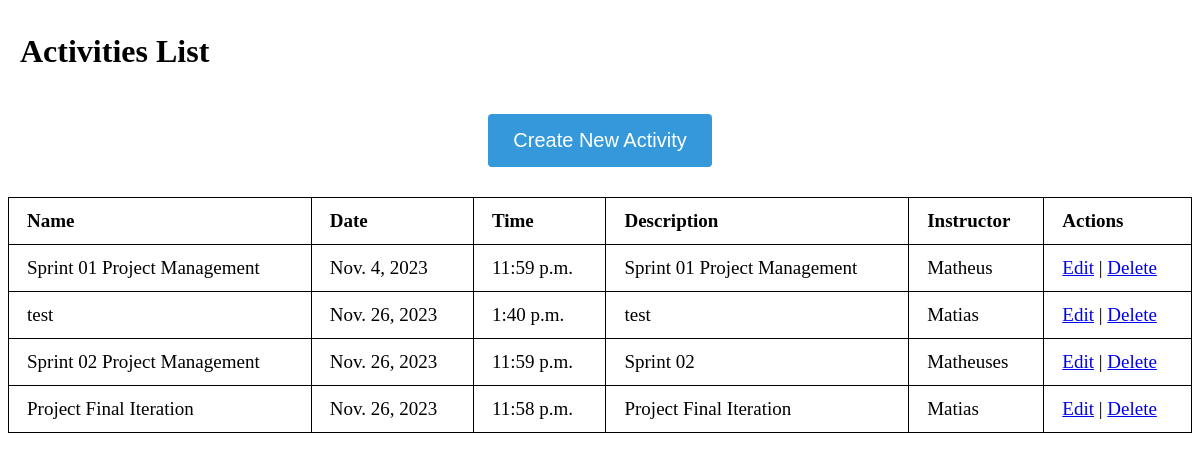
The app's page /view-activities/ (signed in) with its own data.
### mainApp/models.py (models this page shows, shortened)
class Activity(models.Model):
    name = models.CharField(max_length=200, verbose_name=_("Activity Name"))
    date = models.DateField(verbose_name=_("Date"))
    time = models.TimeField(verbose_name=_("Time"))
    description = models.TextField(verbose_name=_("Description"), blank=True)
    MATHEUS = 'Matheus'
    MATIAS = 'Matias'
    MATHEUSES = 'Matheuses'
    INSTRUCTOR_CHOICES = [
        (MATHEUS, _('Matheus')),
        (MATIAS, _('Matias')),
        (MATHEUSES, _('Matheuses')),
    ]
    instructor = models.CharField(
        max_length=15,
        choices=INSTRUCTOR_CHOICES,
        default=MATHEUS,
        verbose_name=_("Instructor")
    )

### mainApp/views.py (the view)
# urls.py: path('view-activities/', views.view_activities, name='view_activities'),
def view_activities(request):
    activities = Activity.objects.all()
    context = {'activities': activities}
    return render(request, 'view_activities.html', context)

### mainApp/templates/view_activities.html (shortened to what this page needs)
<!DOCTYPE html>
<html lang="en">
<head>
</head>
<body>
    <h1>Activities List</h1>
    {% if user.is_authenticated %}
        <div class="center-button">
            <button onclick="location.href='{% url 'create_activity' %}'">Create New Activity</button>
        </div>
    {% endif %}
    <table>
        <thead>
            <tr>
                <th>Name</th>
                <th>Date</th>
                <th>Time</th>
                <th>Description</th>
                <th>Instructor</th>
                <th>Actions</th>
            </tr>
        </thead>
        <tbody>
            {% for activity in activities %}
            <tr>
                <td>{{ activity.name }}</td>
                <td>{{ activity.date }}</td>
                <td>{{ activity.time }}</td>
                <td>{{ activity.description }}</td>
                <td>{{ activity.instructor }}</td>
                <td>
                    {% if user.is_authenticated %}
                        <a href="{% url 'edit_activity' activity.id %}">Edit</a> |
                        <a href="{% url 'delete_activity' activity.id %}">Delete</a>
                    {% else %}
                        View Only
                    {% endif %}
                </td>
            </tr>
            {% endfor %}
        </tbody>
    </table>
</body>
</html>

### mainApp/templates/view_activities.html (style rules this page uses)
body { background-image: url('https://i.pinimg.com/736x/6a/73/02/6a730250f0674770954cbb9778b9f4f7.jpg'); background-size: cover; color: black; font-size: 20px; }
.center-button { display: flex; justify-content: center; margin-top: 20px; }
button { background-color: #3498db; color: white; padding: 15px 25px; margin: 10px; border: none; border-radius: 4px; cursor: pointer; font-size: 20px; transition: background-color 0.3s; }
table { width: 100%; margin-top: 20px; border-collapse: collapse; background-color: rgba(255, 255, 255, 0.7); }
table, th, td { border: 1px solid black; }
th, td { padding: 12px 18px; text-align: left; color: black; font-size: 19px; }
h1 { background-color: rgba(255, 255, 255, 0.7); padding: 12px; border-radius: 5px; font-size: 32px; }

### records on screen
Activity: name "Sprint 01 Project Management", date "Nov. 4, 2023", time "11:59 p.m.", description "Sprint 01 Project Management", instructor "Matheus"
Activity: name "test", date "Nov. 26, 2023", time "1:40 p.m.", description "test", instructor "Matias"
Activity: name "Sprint 02 Project Management", date "Nov. 26, 2023", time "11:59 p.m.", description "Sprint 02", instructor "Matheuses"
Activity: name "Project Final Iteration", date "Nov. 26, 2023", time "11:58 p.m.", description "Project Final Iteration", instructor "Matias"
